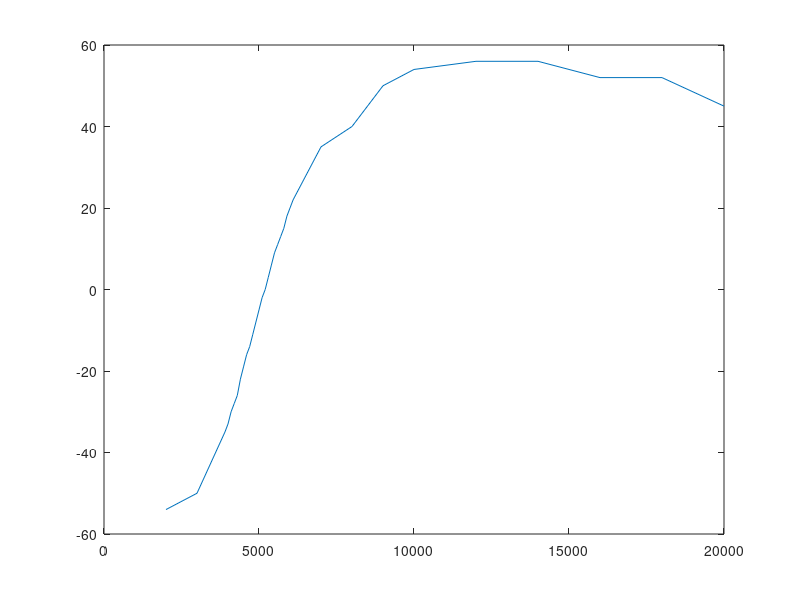

Source code (MATLAB):
nu = [2000 3000 3900 4000 4100 4200 4300 4400 4500 4600 4700 4800 4900 5000 5100 5200 5300 5400 5500 5600 5700 5800 5900 6000 6100 7000 8000 9000 10000 12000 14000 16000 18000 20000]
v1 = [0.4 1.0 1.8 1.9 2.0 2.1 2.2 2.3 2.4 2.4 2.5 2.6 2.6 2.7 2.8 2.8 2.9 2.9 3.0 3.0 3.0 3.0 3.0 3.1 3.1 3.1 3.1 3.0 2.9 2.8 2.7 2.7 2.6 2.6]  
v2 = [2.7 3.0 3.1 3.1 3.1 3.1 3.1 3.0 3.0 3.0 3.0 2.9 2.9 2.8 2.8 2.7 2.7 2.6 2.6 2.5 2.5 2.4 2.3 2.3 2.2 1.7 1.3 1.0 0.8 0.6 0.4 0.3 0.2 0.2]
v3 = [2.4 2.3 2.2 2.2 2.2 2.1 2.1 2.1 2.1 2.1 2.1 2.1 2.1 2.1 2.1 2.1 2.1 2.1 2.1 2.1 2.1 2.1 2.1 2.1 2.1 2.2 2.3 2.4 2.4 2.4 2.4 2.4 2.5 2.5]
i = [3.7 5.9 7.9 8.1 8.2 8.4 8.5 8.7 8.8 8.9 8.9 9.0 9.0 9.1 9.1 9.0 9.0 9.0 8.9 8.9 8.8 8.7 8.6 8.6 8.5 7.4 6.4 5.4 4.7 3.7 2.9 2.4 2.0 1.7]
fi = [-54 -50 -35 -33 -30 -28 -26 -22 -19 -16 -14 -11 -8 -5 -2 0 3 6 9 11 13 15 18 20 22 35 40 50 54 56 56 52 52 45]
%plot(nu, v1,'-',nu, v2,'-',nu, v3,'-')
%plot(nu, i)
plot(nu,fi)